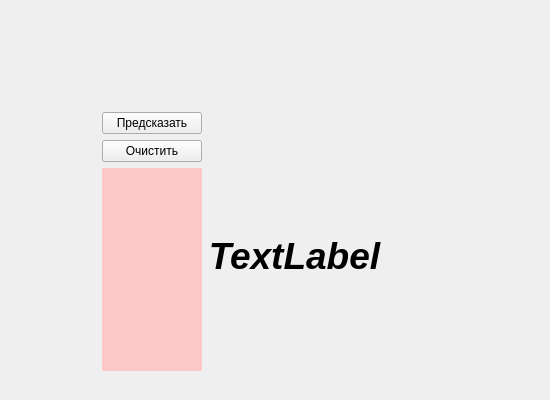
<?xml version="1.0" encoding="UTF-8"?>
<ui version="4.0">
 <class>mainwindowClass</class>
 <widget class="QWidget" name="mainwindowClass">
  <property name="geometry">
   <rect>
    <x>0</x>
    <y>0</y>
    <width>550</width>
    <height>400</height>
   </rect>
  </property>
  <property name="windowTitle">
   <string>mainwindow</string>
  </property>
  <widget class="QWidget" name="layoutWidget">
   <property name="geometry">
    <rect>
     <x>91</x>
     <y>101</y>
     <width>301</width>
     <height>281</height>
    </rect>
   </property>
   <layout class="QGridLayout" name="gridLayout">
    <item row="0" column="0">
     <widget class="QPushButton" name="pushButton">
      <property name="text">
       <string>Предсказать</string>
      </property>
     </widget>
    </item>
    <item row="1" column="0">
     <widget class="QPushButton" name="pushButton_2">
      <property name="text">
       <string>Очистить</string>
      </property>
     </widget>
    </item>
    <item row="1" column="1" rowspan="2">
     <widget class="QLabel" name="label">
      <property name="font">
       <font>
        <pointsize>28</pointsize>
        <italic>true</italic>
        <bold>true</bold>
       </font>
      </property>
      <property name="text">
       <string>TextLabel</string>
      </property>
      <property name="alignment">
       <set>Qt::AlignCenter</set>
      </property>
     </widget>
    </item>
    <item row="2" column="0">
     <widget class="PaintScene" name="widget" native="true">
      <property name="styleSheet">
       <string notr="true">background-color: rgb(255, 200, 200);
color: rgb(0, 0, 0);</string>
      </property>
     </widget>
    </item>
   </layout>
  </widget>
 </widget>
 <layoutdefault spacing="6" margin="11"/>
 <customwidgets>
  <customwidget>
   <class>PaintScene</class>
   <extends>QWidget</extends>
   <header>paintscene.h</header>
   <container>1</container>
   <slots>
    <slot>clear()</slot>
   </slots>
  </customwidget>
 </customwidgets>
 <resources>
  <include location="mainwindow.qrc"/>
 </resources>
 <connections>
  <connection>
   <sender>pushButton_2</sender>
   <signal>clicked()</signal>
   <receiver>widget</receiver>
   <slot>clear()</slot>
   <hints>
    <hint type="sourcelabel">
     <x>165</x>
     <y>140</y>
    </hint>
    <hint type="destinationlabel">
     <x>155</x>
     <y>213</y>
    </hint>
   </hints>
  </connection>
  <connection>
   <sender>pushButton</sender>
   <signal>clicked()</signal>
   <receiver>mainwindowClass</receiver>
   <slot>StartGuess()</slot>
   <hints>
    <hint type="sourcelabel">
     <x>166</x>
     <y>112</y>
    </hint>
    <hint type="destinationlabel">
     <x>55</x>
     <y>245</y>
    </hint>
   </hints>
  </connection>
 </connections>
 <slots>
  <slot>clearLCD()</slot>
  <slot>StartGuess()</slot>
 </slots>
</ui>
